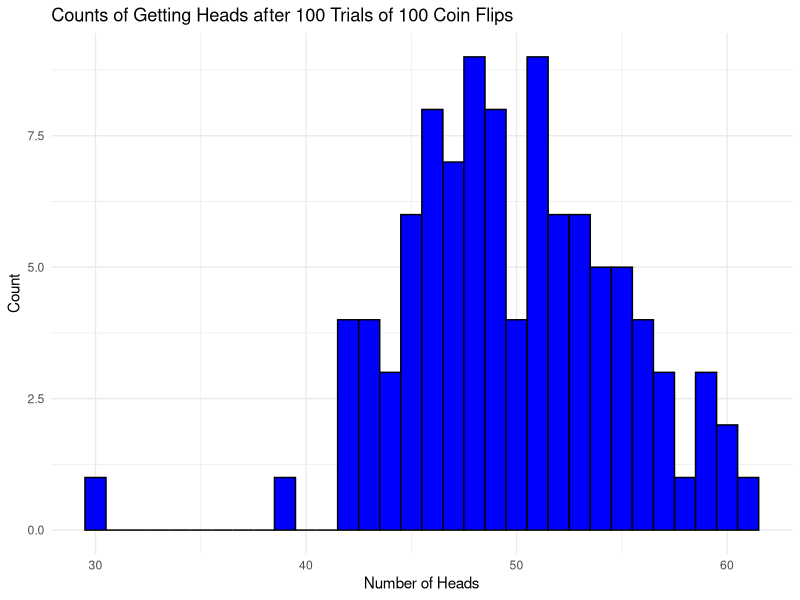

Write R code to recreate this figure.
# Loading necessary libraries
library(tidyverse)

# Setting the seed for reproducibility
set.seed(777)

# Coin-Flipping Simulation
nullp <- 0.5
num_flips <- 100

# Null Distribution Simulation with 100
num_sims <- 100
null_flips <- replicate(num_sims, sum(sample(c(1, 0), size=num_flips, prob=c(nullp, 1-nullp), replace=TRUE)))
null_data <- data.frame(num_heads=null_flips)

# Plotting the null distribution (optional to recreate Figure 7.7)
ggplot(null_data, aes(x=num_heads)) +
    geom_histogram(binwidth = 1, center = 50, fill="blue", color="black") +
    xlim(0, num_sims) +
    scale_x_continuous(breaks=seq(0, num_sims, by=10)) +
    labs(title="Counts of Getting Heads after 100 Trials of 100 Coin Flips", x="Number of Heads", y="Count") +
    theme_minimal()

# Compute number of times 60 heads came up
cat("Number of times 60 heads came up:", sum(null_data$num_heads == 60), "\n")

# Compute the proportion of times 60 heads came up
cat("Probability of 60 heads coming up:", sum(null_data$num_heads == 60)/num_sims, "\n")
